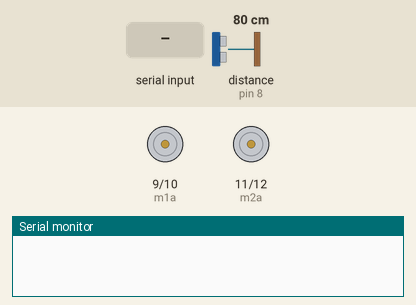
Recording of a sketch running on a simulated Arduino Uno, built with avr-gcc and run on an emulated ATmega328P. On the bench: motor-driver pin pairs drawn as motors (green arrow = first pin HIGH = forward, orange = second pin HIGH = backward, longer = more drive), the last lines printed to the serial monitor. Inputs (shaded band) come from the test bench; at power-on: distance to the obstacle (sensor on pin 8) 80 cm. The echo pulse lasts 58.3 µs per cm.

Above: at 1.2 s.
1.3 s: "U" received over Serial
At 1.6 s:
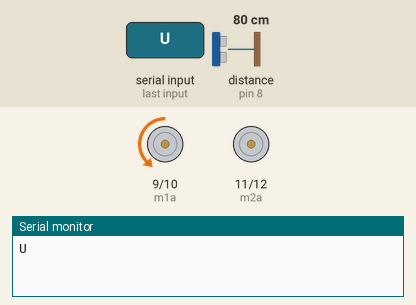
4.3 s: byte 70 ('F') received over Serial
At 5.5 s:
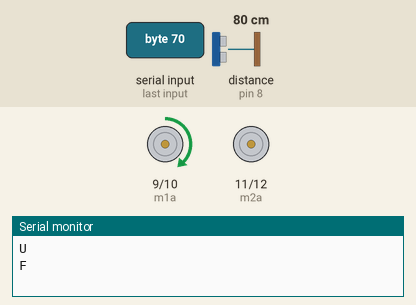
5.8 s: byte 69 ('E') received over Serial
At 7.0 s:
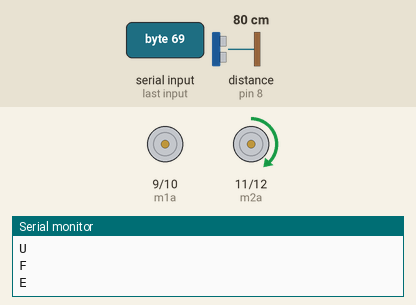
7.3 s: byte 102 ('f') received over Serial
At 8.4 s:
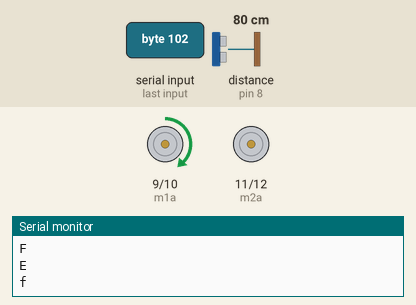
8.8 s: byte 72 ('H') received over Serial
At 9.5 s:
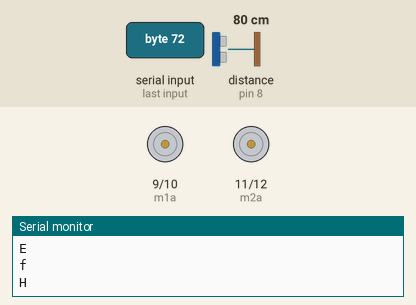
Timing chart, 0 to 11.8 s (numbered marks = the images above; inputs shaded):
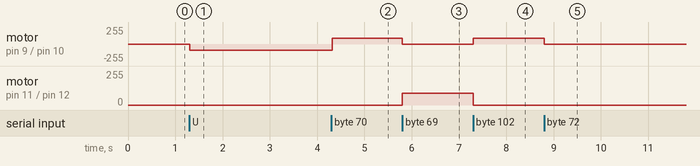

Measured:
- after the input at 1.3 s, motor on pin 9 (m1a) / pin 10 (m1b): stopped → backward 90/255 at once
- after the input at 4.3 s, motor on pin 9 (m1a) / pin 10 (m1b): backward 90/255 → forward 90/255 at once
- after the input at 5.8 s, motor on pin 9 (m1a) / pin 10 (m1b): forward 90/255 → stopped at once; motor on pin 11 (m2a) / pin 12 (m2b): stopped → forward 90/255 at once
- after the input at 7.3 s, motor on pin 9 (m1a) / pin 10 (m1b): stopped → forward 90/255 at once; motor on pin 11 (m2a) / pin 12 (m2b): forward 90/255 → stopped at once
- after the input at 8.8 s, motor on pin 9 (m1a) / pin 10 (m1b): forward 90/255 → stopped at once

The sketch:

Code_Baru_1.ino
```cpp
#include <NewPing.h> // Library sensor PING

#define TRIGGER_PIN 7 // Pin trigger HC-SR04
#define ECHO_PIN 8 // Pin echo HC-SR04
#define MAX_DISTANCE 200 // Jarak maksimum yang dapat diukur, maks 400 cm

NewPing sonar(TRIGGER_PIN, ECHO_PIN, MAX_DISTANCE); // Inisialisasi sensor
//Starting of Program
int m1a = 9;
int m1b = 10;
int m2a = 11;
int m2b = 12;
int kecepatan_motor = 90; // max 255
char val;

void setup()
{
pinMode(m1a, OUTPUT);  // Digital pin 10 set as output Pin
pinMode(m1b, OUTPUT);  // Digital pin 11 set as output Pin
pinMode(m2a, OUTPUT);  // Digital pin 12 set as output Pin
pinMode(m2b, OUTPUT);  // Digital pin 13 set as output Pin
Serial.begin(9600);


pinMode(TRIGGER_PIN, OUTPUT);
pinMode(ECHO_PIN, INPUT);
Serial.begin(9600);
}

void loop()
{
  while (Serial.available() > 0)
  {
  val = Serial.read();
  Serial.println(val);
  }
  {
  // delay(50);
  // Serial.print("Jarak = ");
  // Serial.print(sonar.ping_cm());
  // Serial.println("cm");
  }

  if( val == 'U' || val == 'u' )
    {
     if (sonar.ping_cm() < 10) {
       maju(kecepatan_motor);
     }
     else {
       mundur(kecepatan_motor);
       delay(1000);
       stop();
     }
    }

  if(val == 'D' || val == 'd') // Backward
    {
     mundur(kecepatan_motor);
    }

  if(val == 'L' || val == 'l') //Left
  {
    kiri(kecepatan_motor);
  }
  if(val == 'R' || val == 'r') //Right
    {
     kanan(kecepatan_motor);
    }

  if(val == 'T' || val == 't') //Stop
  {
    stop();
  }
  if(val == 'F' || val == 'f') //Forward Right
  {
    maju_kanan(kecepatan_motor);
  }
  if(val == 'H' || val == 'h') //Backward Right
  {
    mundur_kiri(kecepatan_motor);
  }
  if(val == 'E' || val == 'e') //Forward Left
    {
     maju_kiri(kecepatan_motor);
    }
  if(val == 'G' || val == 'g') //Backward Left
    {
     mundur_kiri(kecepatan_motor);
    }
}
```

program_main.ino
```cpp
void maju(int kecepatan)
{
  analogWrite(m1a, kecepatan);
  analogWrite(m1b, 0);
  analogWrite(m2a, kecepatan);
  analogWrite(m2b, 0);
}

void mundur(int kecepatan)
{
  analogWrite(m1a, 0);
  analogWrite(m1b, kecepatan);
  analogWrite(m2a, 0);
  analogWrite(m2b, kecepatan);
}

void kiri(int kecepatan) {
  analogWrite(m1a, 0);
  analogWrite(m1b, 0);
  analogWrite(m2a, kecepatan);
  analogWrite(m2b, 0);
}

void kanan(int kecepatan){
  analogWrite(m1a, kecepatan);
  analogWrite(m1b, 0);
  analogWrite(m2a, 0);
  analogWrite(m2b, 0);
}

void maju_kanan(int kecepatan){
  analogWrite(m1a, kecepatan);
  analogWrite(m1b, 0);
  analogWrite(m2a, 0);
  analogWrite(m2b, 0);
}

void maju_kiri(int kecepatan){
  analogWrite(m1a, 0);
  analogWrite(m1b, 0);
  analogWrite(m2a, kecepatan);
  analogWrite(m2b, 0);
}

void mundur_kanan(int kecepatan){
  analogWrite(m1a, 0);
  analogWrite(m1b, 0);
  analogWrite(m2a, kecepatan);
  analogWrite(m2b, 0);
}

void mundur_kiri(int kecepatan){
  analogWrite(m1a, 0);
  analogWrite(m1b, 0);
  analogWrite(m2a, 0);
  analogWrite(m2b, kecepatan);
}

void stop(){
  analogWrite(m1a, 0);
  analogWrite(m1b, 0);
  analogWrite(m2a, 0);
  analogWrite(m2b, 0);
}
```
